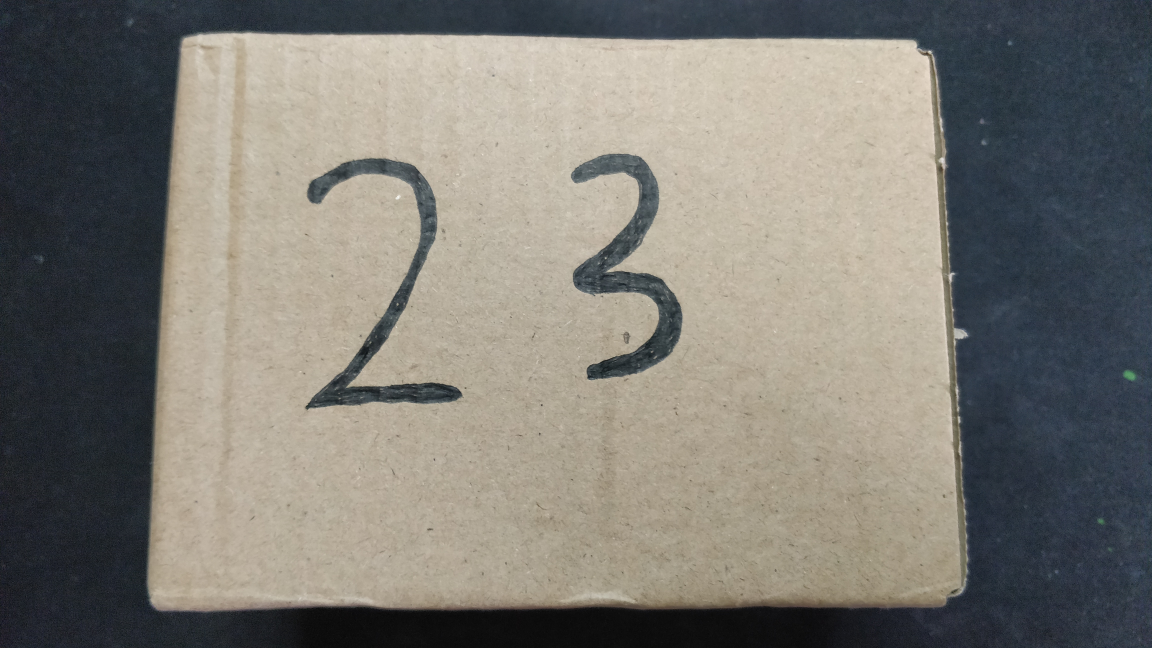
#> input picture pictures/box3.jpg, 4608 x 2592 px (shown at 1/4 size)
$ python RegionGrow.py
#> lines starting #> are read from the running program, lines starting #| are printed output that depends on the picture; after the words box and inside, x2 and y2 are one past the last pixel; in counts of white or black regions, pixels touching at a corner belong together
#!D:\Software\Anaconda\InstallAddress\envs\tensorflow\python.exe
# -*- coding: utf-8 -*-
# @Time : 2019/5/11 12:48
# @Author : Howard
# @Site :
# @File : RegionGrow.py
# @Software: PyCharm
import numpy as np
import cv2


class Point(object):
	def __init__(self, x, y):
		self.x = x
		self.y = y

	def getX(self):
		return self.x

	def getY(self):
		return self.y


def getGrayDiff(img, currentPoint, tmpPoint):
	return abs(int(img[currentPoint.x, currentPoint.y]) - int(img[tmpPoint.x, tmpPoint.y]))


def selectConnects(p):
	if p != 0:
		connects = [Point(-1, -1), Point(0, -1), Point(1, -1), Point(1, 0), Point(1, 1), \
		            Point(0, 1), Point(-1, 1), Point(-1, 0)]
	else:
		connects = [Point(0, -1), Point(1, 0), Point(0, 1), Point(-1, 0)]
	return connects


def regionGrow(img, seeds, thresh, p=1):
	height, weight = img.shape
	seedMark = np.zeros(img.shape)
	seedList = []
	for seed in seeds:
		seedList.append(seed)
	label = 1
	connects = selectConnects(p)
	while (len(seedList) > 0):
		currentPoint = seedList.pop(0)

		seedMark[currentPoint.x, currentPoint.y] = label
		for i in range(8):
			tmpX = currentPoint.x + connects[i].x
			tmpY = currentPoint.y + connects[i].y
			if tmpX < 0 or tmpY < 0 or tmpX >= height or tmpY >= weight:
				continue
			grayDiff = getGrayDiff(img, currentPoint, Point(tmpX, tmpY))
			if grayDiff < thresh and seedMark[tmpX, tmpY] == 0:
				seedMark[tmpX, tmpY] = label
				seedList.append(Point(tmpX, tmpY))
	return seedMark


def select_corner(img):
	[rows, cols] = img.shape  # [行， 列]
	record_min_i = rows
	record_min_j = cols
	record_max_i = 0
	record_max_j = 0
	threshold = 0.01*img.max()
	# 在第一个象限中寻找最接近左上端的角点
	minimum = rows + cols
	record_i1 = rows
	record_j1 = cols
	for i in range(int(rows/2)):
		for j in range(int(cols/2)):
			if img[i, j] > threshold and i + j < minimum:
				minimum = i + j
				record_i1 = i
				record_j1 = j
	# print('第一象限角点为', record_i1, record_j1)
	# 在第二个象限中寻找最接近右上端的角点
	maximum = 0
	record_i2 = 0
	record_j2 = cols
	for i in range(int(rows/2)):
		for j in range(cols - 1, int(cols/2), -1):
			if img[i, j] > threshold and j / (i+1) > maximum:
				maximum = j / (i+1)
				record_i2 = i
				record_j2 = j
	# print('第二象限角点为', record_i2, record_j2)
	# 在第三个象限中寻找最接近左下端的角点
	maximum = 0
	record_i3 = rows
	record_j3 = 0
	for i in range(rows - 1, int(rows/2), -1):
		for j in range(int(cols/2)):
			if img[i, j] > threshold and i / (j+1) > maximum:
				maximum = i / (j+1)
				record_i3 = i
				record_j3 = j
	# print('第三象限角点为', record_i3, record_j3)
	# 在第四个象限中寻找最接近右下端的角点
	maximum = 0
	record_i4 = 0
	record_j4 = 0
	for i in range(rows - 1, int(rows/2), -1):
		for j in range(cols - 1, int(cols/2), -1):
			if img[i, j] > threshold and i + j > maximum:
				maximum = i + j
				record_i4 = i
				record_j4 = j
	# print('第四象限角点为', record_i4, record_j4)
	# 判定最佳ROI范围
	record_min_i = max(record_i1, record_i2)
	record_min_j = max(record_j1, record_j3)
	record_max_i = min(record_i3, record_i4)
	record_max_j = min(record_j2, record_j4)
	# print('The return value is ', record_min_i, record_min_j, record_max_i, record_max_j)
	return [record_min_i, record_min_j, record_max_i, record_max_j]


def main():
	# 读取图片
	img = cv2.imread('pictures/box3.jpg')
#> img is the input picture: shape (2592, 4608, 3); mean B, G, R 116.1, 122.8, 125.3
	# 将尺寸变换到合适的大小
	rows = 960
	cols = 540
	img = cv2.resize(img, (rows, cols), interpolation=cv2.INTER_AREA)
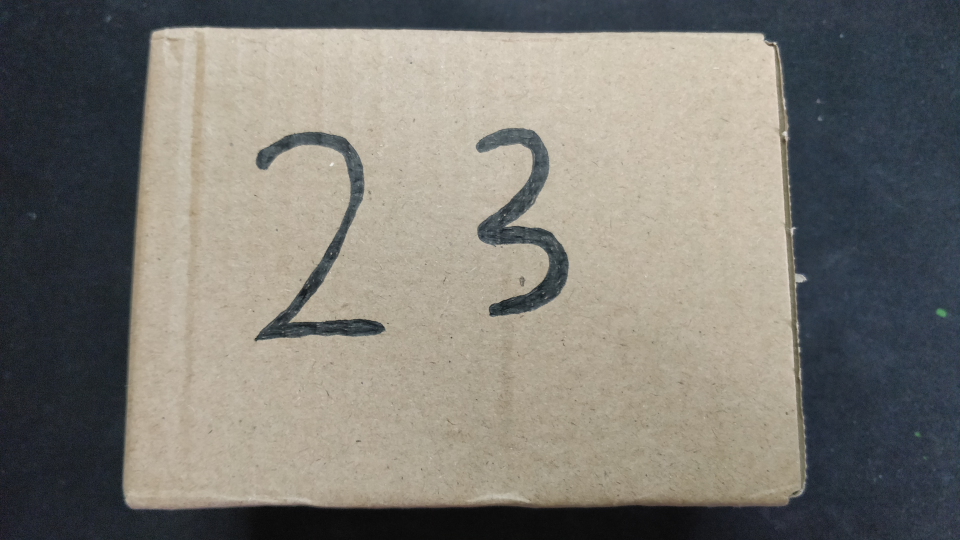
#> img: shape (540, 960, 3); mean B, G, R 116.1, 122.8, 125.3
	# 高斯模糊
	gau = cv2.GaussianBlur(img, (3, 3), 1.5)
	# 根据BGR色彩二值化
	binary = cv2.inRange(gau, (65, 100, 100), (230, 235, 235))
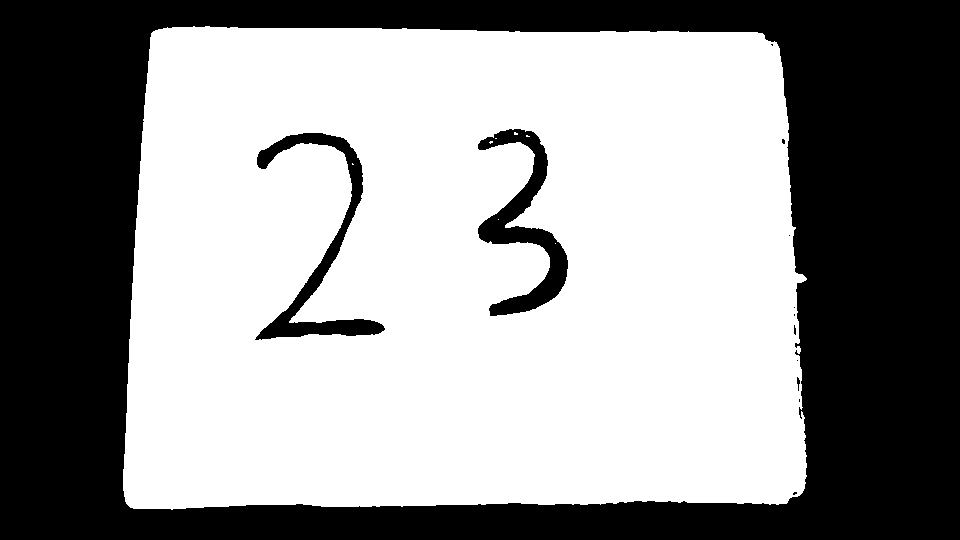
#> binary: shape (540, 960); 58.5% white; 13 black regions (9 under 20 px), largest, box (x1, y1, x2, y2) and area: (0, 0, 960, 540) 205034, (478, 129, 568, 316) 5329, (255, 133, 385, 340) 4918, (797, 377, 800, 391) 24
	# 开运算
	kernel = np.ones((12, 12), np.uint8)
	binary = cv2.morphologyEx(binary, cv2.MORPH_OPEN, kernel)
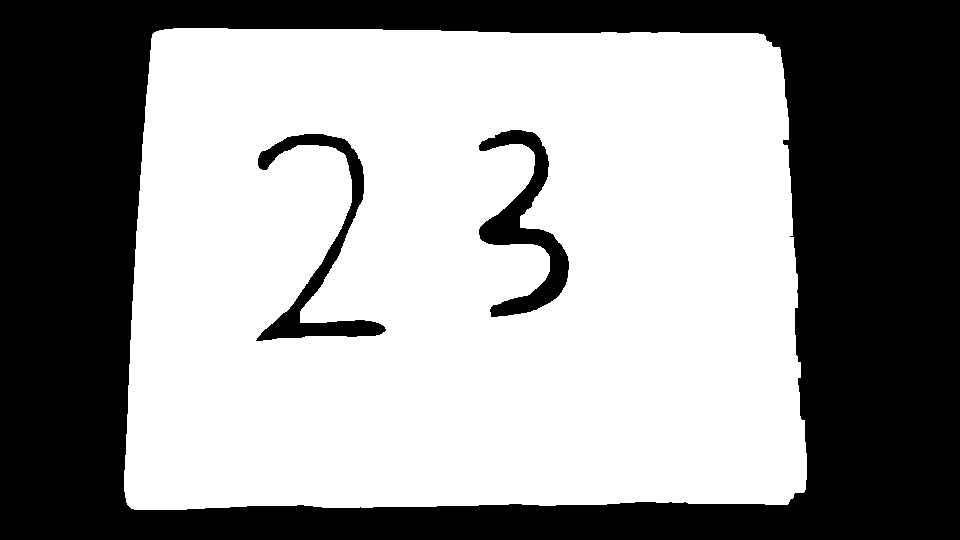
#> binary: shape (540, 960); 58.3% white; 3 black regions, box (x1, y1, x2, y2) and area: (0, 0, 960, 540) 205731, (479, 130, 569, 317) 5484, (256, 134, 386, 341) 5046
	binary = np.float32(binary)
	# 角点检测
	dst = cv2.cornerHarris(binary, 8, 3, 0.05)
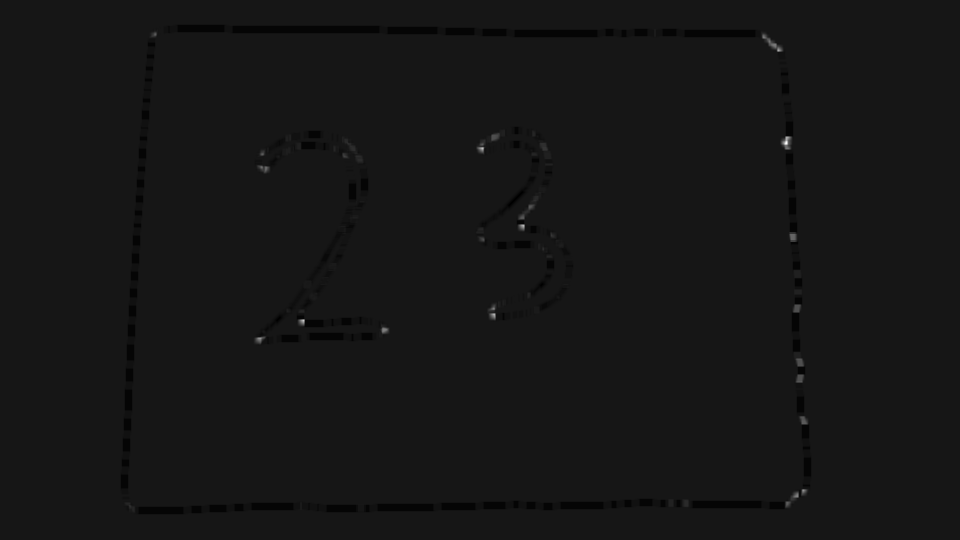
#> dst: shape (540, 960) float32; min -17665024, max 184621440, mean -245357.9; drawn with min black and max white
	# 调用select_corner()挑选出角点
	[min_i, min_j, max_i, max_j] = select_corner(dst)
#> in select_corner, `threshold = 0.01*img.max()`: threshold = 1846214.4
#> min_i = 32; min_j = 150; max_i = 495; max_j = 764
	# 根据角点提取出感兴趣区域ROI
	roi = binary[min_i:max_i, min_j:max_j]
#> roi: shape (463, 614) float32; 96.2% white; 7 black regions (2 under 20 px), largest, box (x1, y1, x2, y2) and area: (329, 98, 419, 285) 5484, (106, 102, 236, 309) 5046, (360, 0, 451, 1) 91, (530, 0, 614, 2) 89, (0, 0, 4, 18) 27
	roi = np.uint8(roi)
	# 对ROI进行闭运算，以消除边缘噪声
	kernel = np.ones((5, 5), np.uint8)
	roi = cv2.morphologyEx(roi, cv2.MORPH_CLOSE, kernel)
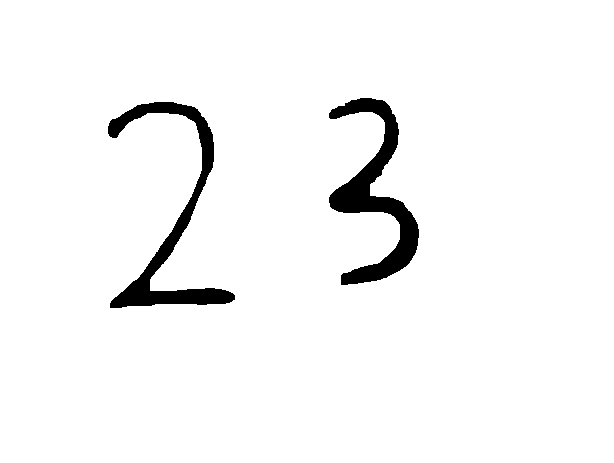
#> roi: shape (463, 614); 96.3% white; 2 black regions, box (x1, y1, x2, y2) and area: (329, 98, 419, 285) 5481, (108, 102, 235, 308) 5028
	rows, cols = roi.shape
#> rows = 463; cols = 614
	minimum = np.min(roi)
#> minimum = 0
	seeds = []
	binaryImg = []
	k = 0
	# 持续迭代，直到roi中不存在黑像素
	while (minimum == 0):
		# 遍历roi寻找种子像素
		for i in range(rows):
			for j in range(cols):
				if roi[i, j] == 0:
					seeds = [Point(i, j)]
					break
		# 若找到种子像素
		if len(seeds) > 0:
			binaryImg.append(regionGrow(roi, seeds, 10))
		else:
			print('未找到种子像素')
			break
		# 将分离出来的数字，从roi中涂白抹除
		for i in range(rows):
			for j in range(cols):
				if binaryImg[k][i, j] != 0.0:
					roi[i, j] = 255
		# 再次迭代
		minimum = np.min(roi)
		k = k + 1
#> this loop made 2 passes
#> (height in regionGrow, weight in regionGrow, label in regionGrow) on pass 1: (463, 614, 1)
#> roi: shape (463, 614); 3.7% of pixels changed, all inside (x1, y1, x2, y2) = (108, 98, 419, 308)
	binaryImg255 = np.zeros(np.array(binaryImg).shape, dtype=np.uint8)
	for i in range(len(binaryImg)):
		for j in range(rows):
			for k in range(cols):
				if binaryImg[i][j, k] == 0.0:
					binaryImg255[i][j, k] = 255
				else:
					binaryImg255[i][j, k] = 0
#> this loop made 2 passes

	cv2.imshow('binaryImg255[0]', binaryImg255[0])
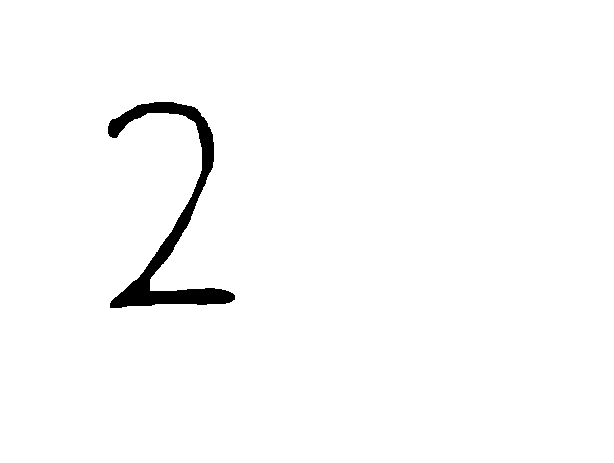
#> window 'binaryImg255[0]': shape (463, 614); 98.2% white; 1 black region, box (x1, y1, x2, y2) and area: (108, 102, 235, 308) 5028
	cv2.imshow('binaryImg255[1]', binaryImg255[1])
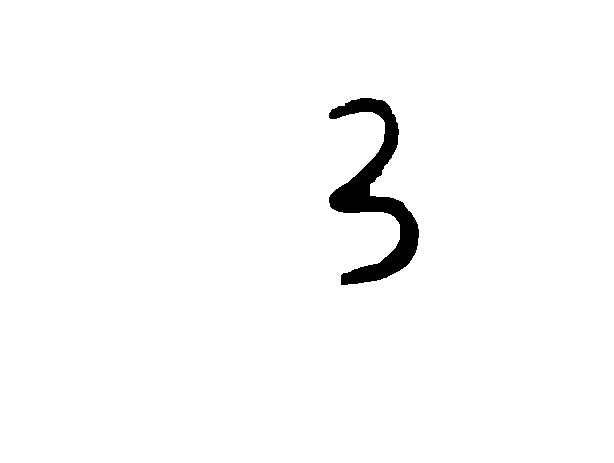
#> window 'binaryImg255[1]': shape (463, 614); 98.1% white; 1 black region, box (x1, y1, x2, y2) and area: (329, 98, 419, 285) 5481
	cv2.imshow('roi', roi)
	cv2.waitKey(0)


if __name__ == '__main__':
	main()
